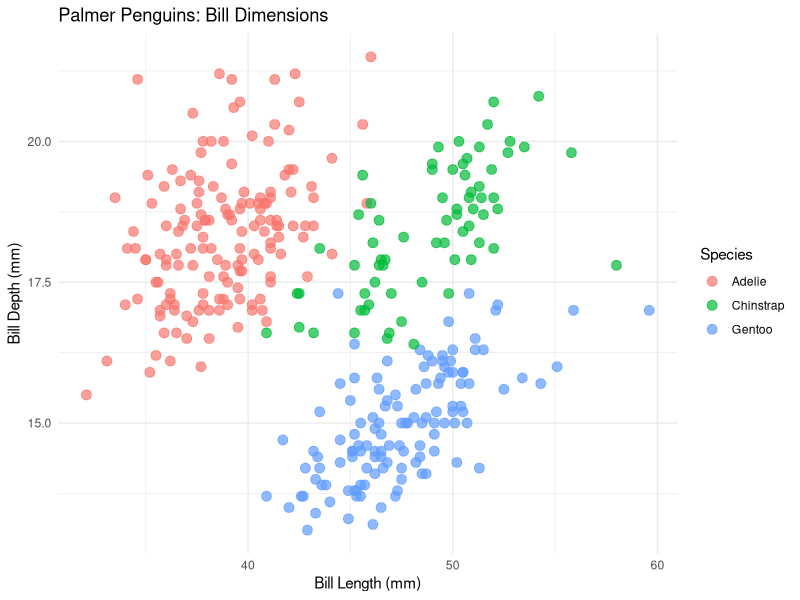
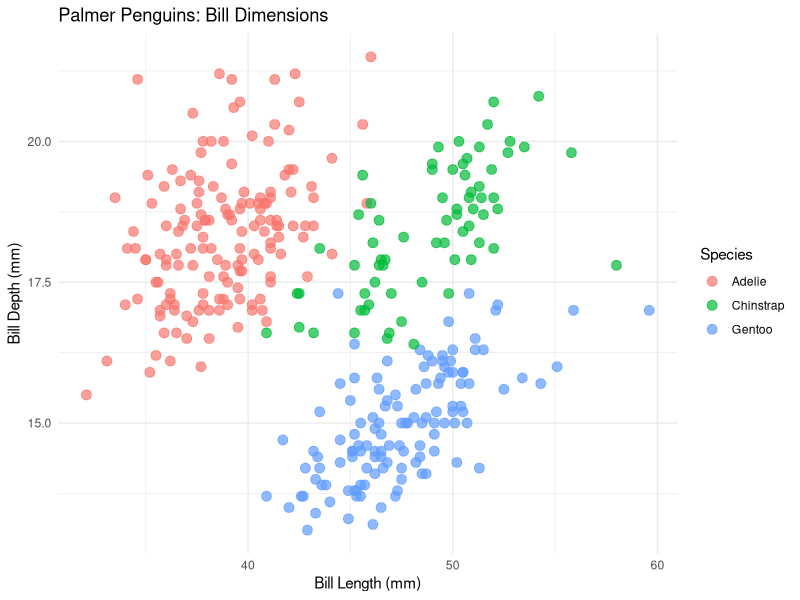

The R source for these figures, in order:
## ---- chunk 1
knitr::opts_chunk$set(
  collapse = TRUE,
  comment = "#>"
)
## ---- chunk 2
knitr::opts_chunk$set(echo = TRUE, warning = FALSE, message = FALSE)
## ---- chunk 3
library(palmerpenguins)
library(ggplot2)
library(dplyr)

# Preview data
head(penguins)
## ---- chunk 4
# Create scatter plot
create_bill_plot <- function(data = penguins) {
  data %>%
    filter(!is.na(bill_length_mm), !is.na(bill_depth_mm)) %>%
    ggplot(aes(x = bill_length_mm, y = bill_depth_mm, color = species)) +
    geom_point(size = 3, alpha = 0.7) +
    labs(
      title = "Palmer Penguins: Bill Dimensions",
      x = "Bill Length (mm)",
      y = "Bill Depth (mm)",
      color = "Species"
    ) +
    theme_minimal()
}

# Generate plot
plot <- create_bill_plot()
print(plot)

# Save plot
ggsave("analysis/figures/bill_scatter.png", plot, width = 8, height = 6)
